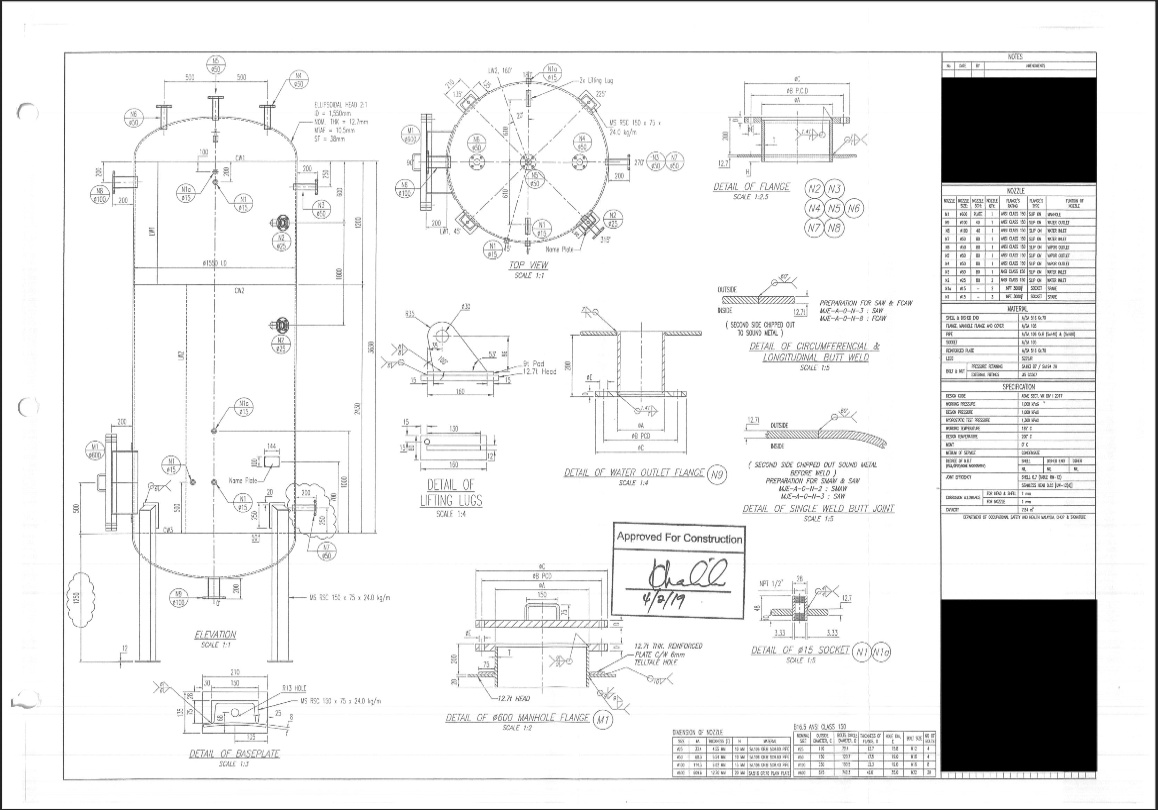
#> input picture llm_ai_approach/gemini/cropped_table.jpg, 1158 x 810 px
$ python -i main.py   (imports and definitions only)
#> lines starting #> are read from the running program, lines starting #| are printed output that depends on the picture; after the words box and inside, x2 and y2 are one past the last pixel; in counts of white or black regions, pixels touching at a corner belong together
import os
import io
import re
import cv2
import numpy as np
import time
import pandas as pd
import json as js
import xlsxwriter
from google import genai
from google.genai import types, errors as genai_errors
from PIL import Image
from pdf2image import convert_from_path


# === 0. setup gemini ===
os.environ["GEMINI_API_KEY"] = "AIzaSyCUN3KvVvx57LtX27awuK_jdCmVPtTtP4w"
client = genai.Client(api_key=os.environ["GEMINI_API_KEY"])

# === 1. detect and crop table region ===
def detect_table_regions(image_path):
    img = cv2.imread(image_path, cv2.IMREAD_GRAYSCALE)
    if img is None:
        raise FileNotFoundError(f"Cannot open {image_path}")

    _, threshold = cv2.threshold(img, 180, 255, cv2.THRESH_BINARY_INV)

    horizontal_kernel = cv2.getStructuringElement(cv2.MORPH_RECT, (40, 1))
    vertical_kernel = cv2.getStructuringElement(cv2.MORPH_RECT, (1, 40))
    horizontal_lines = cv2.morphologyEx(threshold, cv2.MORPH_OPEN, horizontal_kernel, iterations=2)
    vertical_lines = cv2.morphologyEx(threshold, cv2.MORPH_OPEN, vertical_kernel, iterations=2)

    table_mask = cv2.add(horizontal_lines, vertical_lines)
    contours, _ = cv2.findContours(table_mask, cv2.RETR_EXTERNAL, cv2.CHAIN_APPROX_SIMPLE)

    cropped_tables = []
    for contour in contours:
        x, y, w, h = cv2.boundingRect(contour)
        if w > 200 and h > 80:  # filter out small boxes
            cropped = img[y:y+h, x:x+w]
            cropped_tables.append((cropped, (x, y, w, h)))

    if not cropped_tables:
        print("⚠️ no tables detected, using original image instead.")
        return image_path

    # pick the largest table region
    cropped_tables.sort(key=lambda t: t[0].shape[0] * t[0].shape[1], reverse=True)
    largest_table, (x, y, w, h) = cropped_tables[0]

    cropped_path = "cropped_table.jpg"
    cv2.imwrite(cropped_path, largest_table)
    print(f"📊 detected {len(cropped_tables)} tables, using largest one at ({x},{y},{w},{h})")
    return cropped_path


# === 2. load & preprocess ===
image_path = "/Users/muhammadputraazam/Desktop/uni/S5/workshop2/Workshop-2-Group-12-2025/llm_ai_approach/gemini/MLK PMT 10108 - H-002.pdf"
# [1 line that did not run here, left out]

# [5 lines not run here, left out]

# [1 line that did not run here, left out]

# [9 lines of commented-out code are left out]
prompt = "Locate the Design Data and then extract the tabular data from this image and return JSON format {'headers': [...], 'rows': [...]} (no text outside table)."
# [4 lines that did not run here, left out]

# === 4. safe retry wrapper ===
# [11 lines left out: function safe_generate, not called in this run]

# === 5. send to gemini ===
# [2 lines not run here, left out]
start_time = time.time()

try:
    responses = safe_generate(client, "gemini-2.5-flash", contents)
except RuntimeError:
    model_name = "gemini-1.5-pro"
    print("⚙️ switching to gemini-1.5-pro...")
    responses = safe_generate(client, model_name, contents)

full_output = ""
usage = None

# [6 lines not run here, left out]

elapsed = time.time() - start_time
# [7 lines not run here, left out]

# === 6. clean json output ===
def clean_text(text):
    return re.sub(r"```json|```", "", text, flags=re.IGNORECASE).strip()

cleaned = clean_text(full_output)
# [2 lines not run here, left out]

# [67 lines left out: functions extract_json_from_text, json_to_excel, not called in this run]


# === 8. run converter ===
# [1 line not run here, left out]

>>> result = detect_table_regions('cropped_table.jpg')
#> call 2 of detect_table_regions, with image_path = 'cropped_table.jpg'
#> in detect_table_regions, img is the input picture: shape (810, 1158); min 0, max 255, mean 233.7
#> in detect_table_regions (call 2), `_, threshold = cv2.threshold(img, 180, 255, cv2.THRESH_BINARY_INV)`:
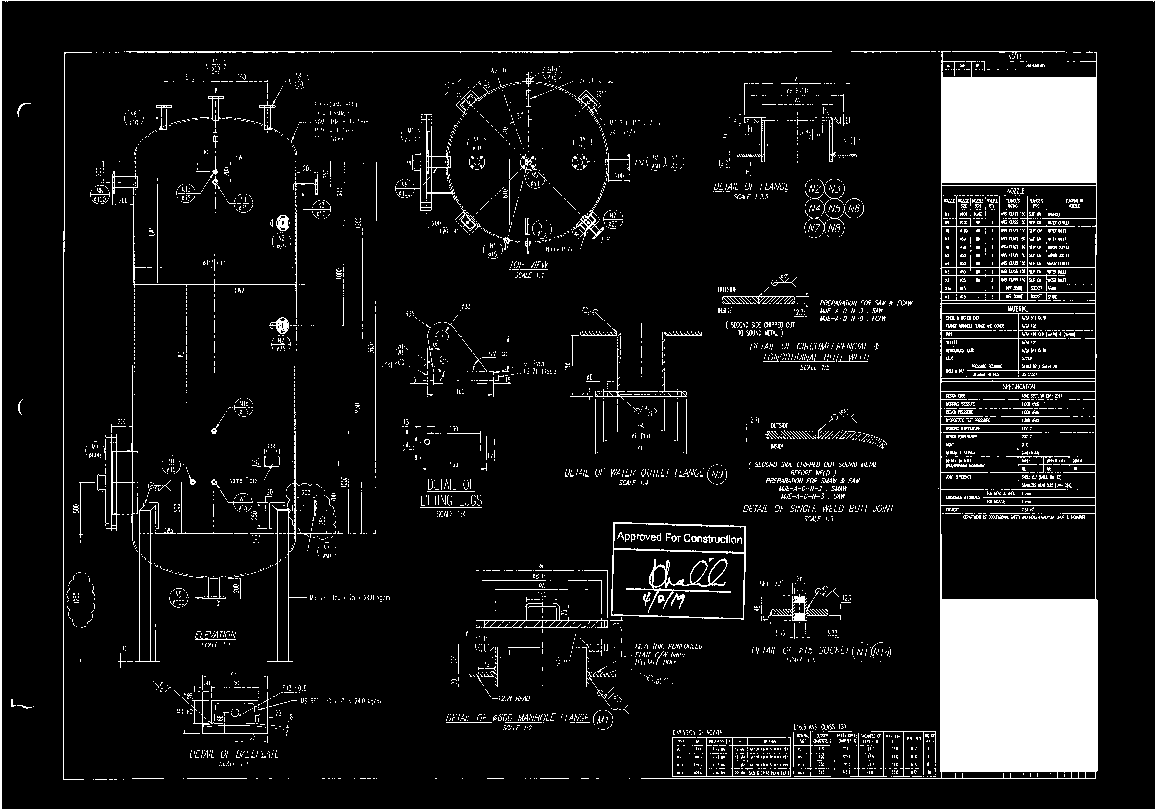
#> threshold: shape (810, 1158); 9.5% white; 4691 white regions (4446 under 20 px), largest, box (x1, y1, x2, y2) and area: (641, 51, 1098, 779) 48587, (0, 0, 1158, 810) 6359, (611, 522, 746, 620) 987
#> in detect_table_regions (call 2), `horizontal_lines = cv2.morphologyEx(threshold, cv2.MORPH_OPEN, horizon..`:
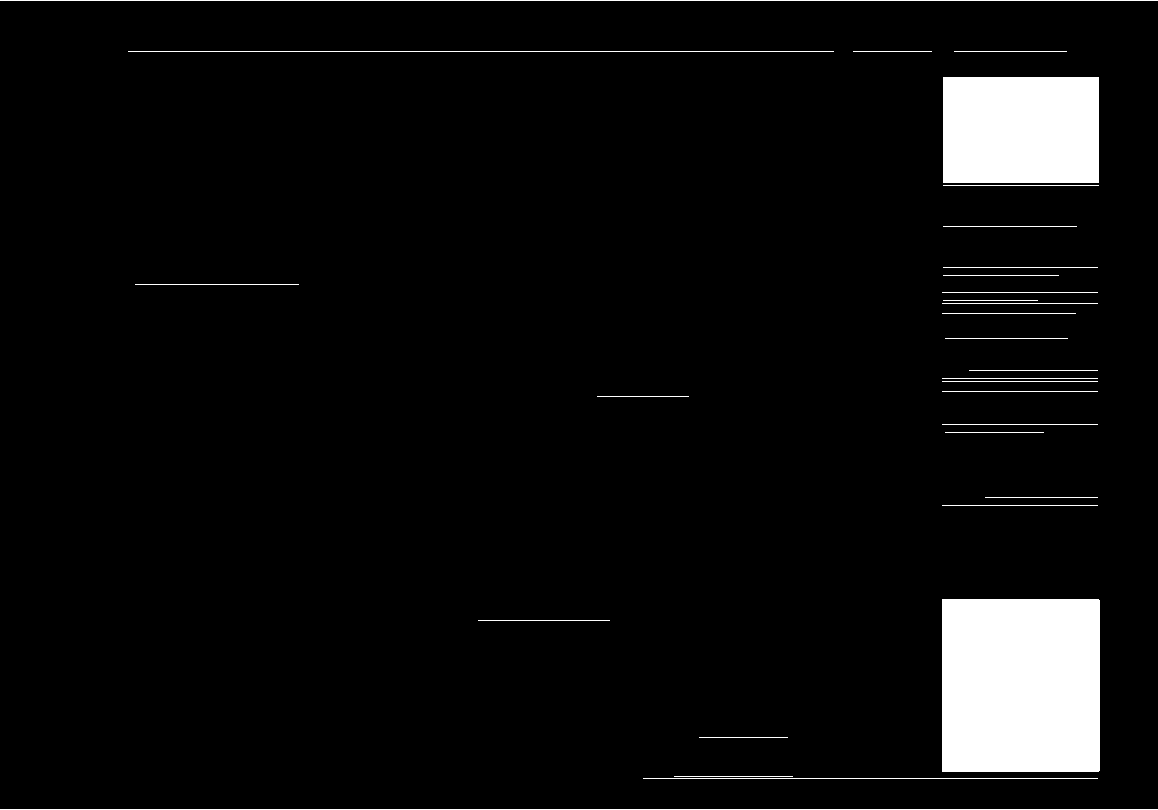
#> horizontal_lines: shape (810, 1158); 5.4% white; 30 white regions, largest, box (x1, y1, x2, y2) and area: (942, 599, 1100, 772) 27332, (943, 77, 1099, 183) 16536, (0, 0, 1158, 1) 1158
#> in detect_table_regions (call 2), `vertical_lines = cv2.morphologyEx(threshold, cv2.MORPH_OPEN, vertical_..`:
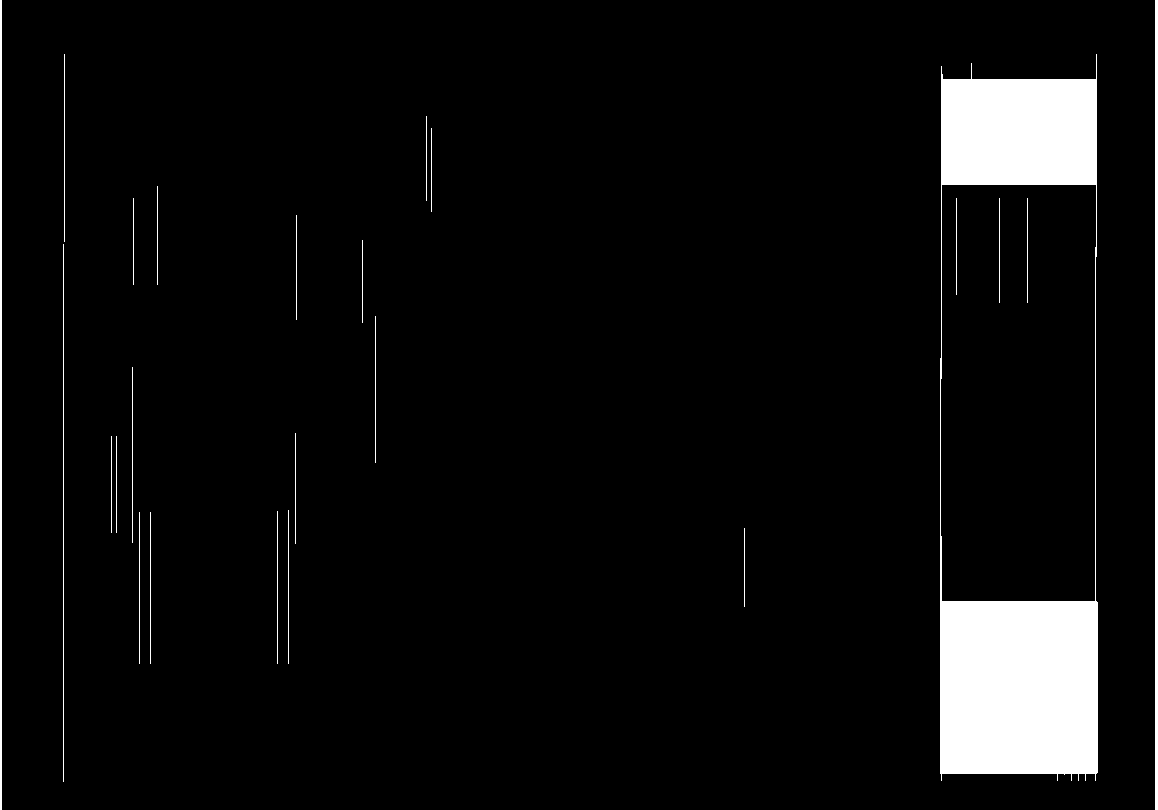
#> vertical_lines: shape (810, 1158); 5.5% white; 24 white regions, largest, box (x1, y1, x2, y2) and area: (940, 54, 1098, 781) 44898, (1155, 0, 1158, 810) 2430, (0, 0, 2, 810) 1620
#> in detect_table_regions (call 2), `table_mask = cv2.add(horizontal_lines, vertical_lines)`:
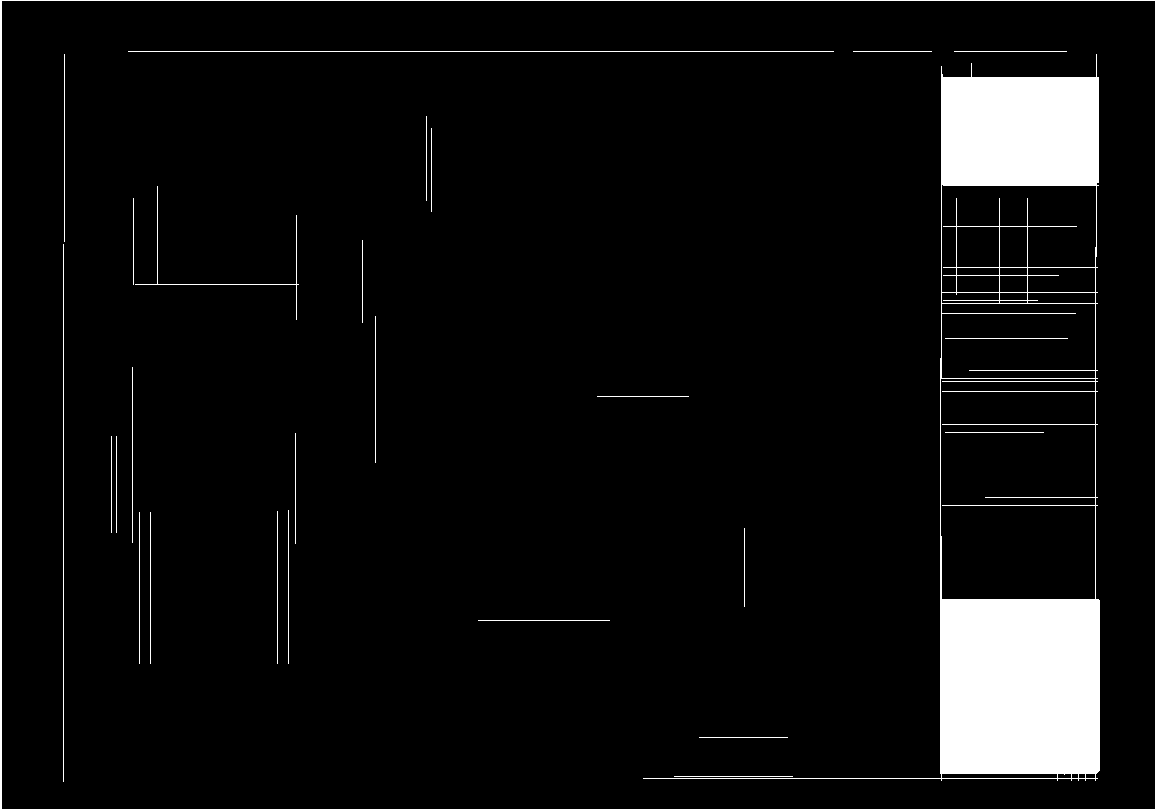
#> table_mask: shape (810, 1158); 6.4% white; 28 white regions, largest, box (x1, y1, x2, y2) and area: (643, 54, 1100, 781) 48924, (0, 0, 1158, 810) 6356, (128, 51, 834, 52) 706
#> in detect_table_regions (call 2), `contours, _ = cv2.findContours(table_mask, cv2.RETR_EXTERNAL, cv2.CHAI..`: contours = [[[0, 0], [0, 809], [1157, 809], [1157, 0]]]
#> the loop in detect_table_regions (call 2), `for contour in contours:` made 1 pass
#> (contour, x, y, w, h) on pass 1: ([[0, 0], [0, 809], [1157, 809], [1157, 0]], 0, 0, 1158, 810)
#> after the loop in detect_table_regions (call 2), `for contour in contours:`: cropped_tables = 1 item
#| 📊 detected 1 tables, using largest one at (0,0,1158,810)
